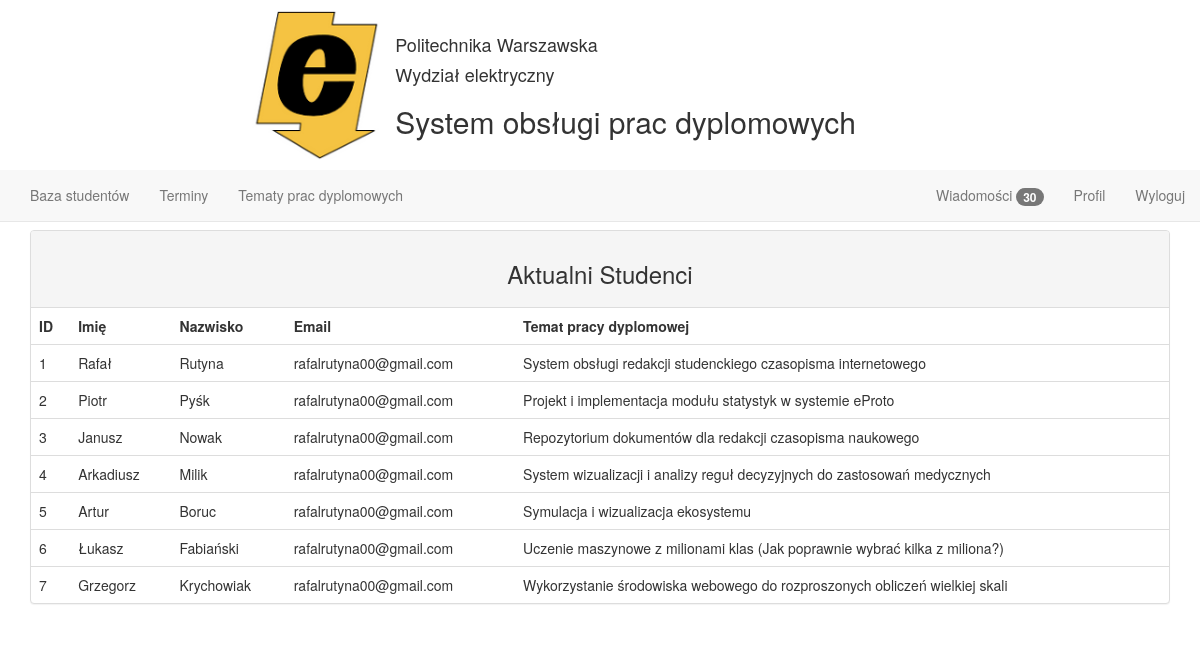
/database (signed in), run on the app's committed database.
### tables this page shows
CREATE TABLE student(
  id_studenta INTEGER PRIMARY KEY AUTOINCREMENT,
  id_temat INTEGER,
  email TEXT NOT NULL,
  nazwisko TEXT NOT NULL,
  imie TEXT NOT NULL,
  haslo TEXT NOT NULL,
  FOREIGN KEY (id_temat) REFERENCES temat_pracy(id_tematu)
);

CREATE TABLE temat_pracy(
  id_tematu INTEGER PRIMARY KEY AUTOINCREMENT,
  id_wykladowca INTEGER,
  temat TEXT NOT NULL,
  czy_zajety INTEGER,
  FOREIGN KEY (id_wykladowca) REFERENCES wykladowca(id_wykladowcy)
);

### main.py (the view)
@app.route('/database', methods=['GET'])
def database():
    cur = g.db.execute('SELECT student.id_studenta, student.imie, student.nazwisko, student.email, temat_pracy.temat'
                       ' FROM student INNER JOIN temat_pracy '
                       'ON student.id_studenta = temat_pracy.id_tematu;')
    users = [dict(id=row[0], name=row[1], surname=row[2], email=row[3], subject=row[4]) for row in cur.fetchall()]
    return render_template('lecturer_control.html', students=users)

### main.py (called while the page is built)
@app.context_processor
def message_count_lecturer():
    cur = g.db.execute('select count(*) from wiadomosc where czy_przeczytane = 0 and id_wykladowca = ?', [session['id']])
    return dict(count=cur.fetchall()[0])

@app.context_processor
def message_count_student():
    cur = g.db.execute('select count(*) from wiadomosc where czy_przeczytane = 0 and id_student = ?', [session['id']])
    return dict(count_student=cur.fetchall()[0])

def connect_db():
    return sqlite3.connect(app.config['DATABASE'])

@app.before_request
def before_request():
    g.db = connect_db()

@app.teardown_request
def teardown_request(exception):
    db = getattr(g, 'db', None)
    if db is not None:
        db.close()

### templates/lecturer_control.html
{% extends "lecturer_layout.html" %} {% block main %}
    <div class="panel panel-default">
        <div class="panel-heading text-center"><h3>Aktualni Studenci</h3></div>
        <table class="table">
            <thead>
            <tr>
                <td>ID</td>
                <td>Imię</td>
                <td>Nazwisko</td>
                <td>Email</td>
                <td>Temat pracy dyplomowej</td>
            </tr>
            </thead>
            <tbody>
            {% for student in students %}
                <tr>
                    <td>{{ student.id }}</td>
                    <td>{{ student.name }}</td>
                    <td>{{ student.surname }}</td>
                    <td>{{ student.email }}</td>
                    <td>{{ student.subject }}</td>
                </tr>
            {% endfor %}
            </tbody>
        </table>
    </div>
{% endblock %}

### static/style.css (style rules this page uses)
body { padding-top: 230px; }
.table thead tr { font-weight: bold; }

### data on the page
student: id "1", name "Rafał", surname "Rutyna", email "rafalrutyna00@gmail.com", subject "System obsługi redakcji studenckiego czasopisma internetowego"
student: id "2", name "Piotr", surname "Pyśk", email "rafalrutyna00@gmail.com", subject "Projekt i implementacja modułu statystyk w systemie eProto"
student: id "3", name "Janusz", surname "Nowak", email "rafalrutyna00@gmail.com", subject "Repozytorium dokumentów dla redakcji czasopisma naukowego"
student: id "4", name "Arkadiusz", surname "Milik", email "rafalrutyna00@gmail.com", subject "System wizualizacji i analizy reguł decyzyjnych do zastosowań medycznych"
student: id "5", name "Artur", surname "Boruc", email "rafalrutyna00@gmail.com", subject "Symulacja i wizualizacja ekosystemu"
student: id "6", name "Łukasz", surname "Fabiański", email "rafalrutyna00@gmail.com", subject "Uczenie maszynowe z milionami klas (Jak poprawnie wybrać kilka z miliona?)"
student: id "7", name "Grzegorz", surname "Krychowiak", email "rafalrutyna00@gmail.com", subject "Wykorzystanie środowiska webowego do rozproszonych obliczeń wielkiej skali"

### other printed values
{{ count[0] }} "30"
